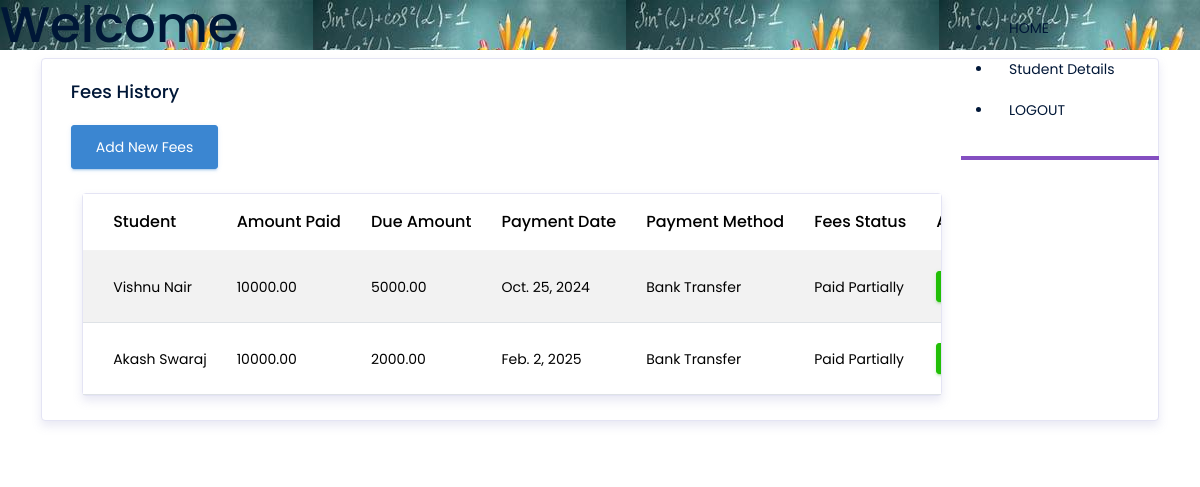
The page /OfficeStaff/manage-fees/ on the database its author committed.
### Backend/models.py (models this page shows, shortened)
class FeesDb(models.Model):
    PAYMENT_METHOD_CHOICES = [
        ('Cash', 'Cash'),
        ('Credit', 'Credit'),
        ('Bank Transfer', 'Bank Transfer'),
        ('Online Payment', 'Online Payment'),
    ]
    FEES_STATUS_CHOICES = [
        ('Paid', 'Paid'),
        ('Unpaid', 'Unpaid'),
        ('Paid Partially', 'Paid Partially'),
    ]
    student = models.ForeignKey(StudentDb, on_delete=models.CASCADE)
    amount_paid = models.DecimalField(max_digits=10, decimal_places=2)
    due_amount = models.DecimalField(max_digits=10, decimal_places=2)
    payment_date = models.DateField()
    payment_method = models.CharField(max_length=20, choices=PAYMENT_METHOD_CHOICES)
    fees_status = models.CharField(max_length=20, choices=FEES_STATUS_CHOICES)

class StudentDb(models.Model):
    UserNaMe = models.CharField(max_length=100, null=True, blank=True)
    First_Name = models.CharField(max_length=100)
    Last_Name = models.CharField(max_length=100)
    Class_Name = models.CharField(max_length=50)
    Email = models.CharField(max_length=100)
    DOB = models.DateField(null=True, blank=True)

### OfficeStaff/views.py (the view)
# urls.py: path('manage-fees/', views.FeesListView.as_view(), name='managefee'),
class FeesListView(ListView):
    model = FeesDb
    template_name = 'ManageFees.html'
    context_object_name = 'fees'

### OfficeStaff/templates/ManageFees.html (shortened to what this page needs)
{% extends 'Officestaff.html' %}
{% block content %}
<body>
<div class="col-12 grid-margin stretch-card">
  <div class="card">
    <div class="card-body">
      <h4 class="card-title">Fees History</h4>
      <a href="{% url 'addfee' %}" class="btn btn-info mb-4">Add New Fees</a>
      <div class="col-md-10">
        <div class="card">
          <div class="table-responsive pt-6">
            <table class="table table-striped project-orders-table">
              <thead>
                <tr>
                  <th>Student</th>
                  <th>Amount Paid</th>
                  <th>Due Amount</th>
                  <th>Payment Date</th>
                  <th>Payment Method</th>
                  <th>Fees Status</th>
                  <th>Actions</th>
                </tr>
              </thead>
              <tbody>
                {% for fee in fees %}
                  <tr>
                    <td>{{ fee.student.First_Name }} {{ fee.student.Last_Name }}</td>
                    <td>{{ fee.amount_paid }}</td>
                    <td>{{ fee.due_amount }}</td>
                    <td>{{ fee.payment_date }}</td>
                    <td>{{ fee.payment_method }}</td>
                    <td>{{ fee.fees_status }}</td>
                    <td>
                      <div class="d-flex align-items-center">
                        <a href="{% url 'editfee' fee.id %}" class="btn btn-success btn-sm btn-icon-text mr-3">
                        </a>
                      </div>
                    </td>
                  </tr>
                {% endfor %}
              </tbody>
            </table>
          </div>
        </div>
      </div>
    </div>
  </div>
</div>
</body>
{% endblock %}

### rows shown on the page
FeesDb: student.First_Name "Vishnu", student.Last_Name "Nair", amount_paid "10000.00", due_amount "5000.00", payment_date "Oct. 25, 2024", payment_method "Bank Transfer", fees_status "Paid Partially"
FeesDb: student.First_Name "Akash", student.Last_Name "Swaraj", amount_paid "10000.00", due_amount "2000.00", payment_date "Feb. 2, 2025", payment_method "Bank Transfer", fees_status "Paid Partially"
